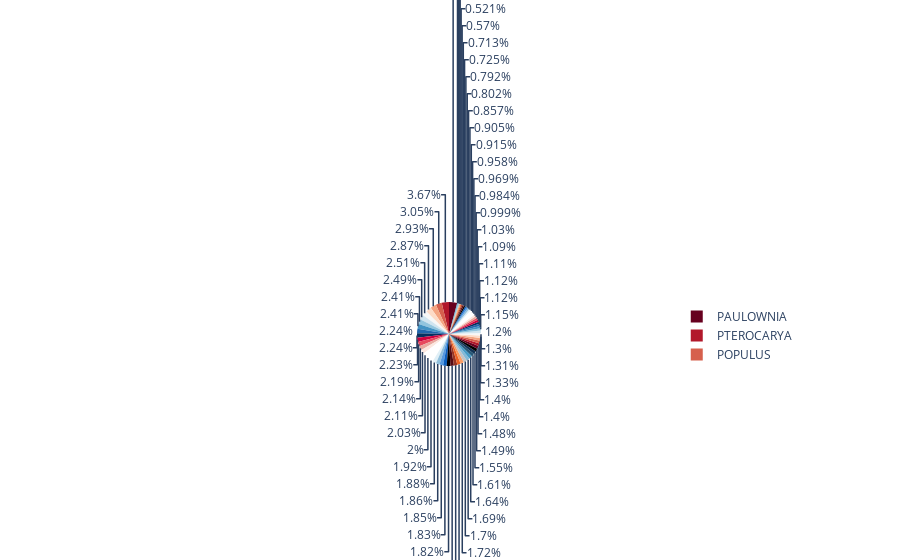

The notebook cell this image was saved under:
### Code cell
average_girth_fig = px.pie(df_average_girth, values='Stamm Umfang in cm', names='Gattung botanisch', 
             color_discrete_sequence=px.colors.sequential.RdBu)
#fig = plt.figure(figsize=(12,8))
average_girth_fig.show()

### Figure 1 — Plotly figure (JSON) as saved in the notebook; plotly's stock layout.template omitted (floating-point values rounded to 4 significant figures)
{"data": [{"domain": {"x": [0, 1], "y": [0, 1]}, "hovertemplate": "Gattung botanisch=%{label}<br>Stamm Umfang in cm=%{value}<extra></extra>", "labels": ["ACER", "AESCULUS", "AILANTHUS", "ALNUS", "AMELANCHIER", "Abies", "BETULA", "CARPINUS", "CASTANEA", "CATALPA", "CEDRUS", "CELTIS", "CERCIDIPHYLLUM", "CERCIS", "CHAMAECYPARIS", "CORYLUS", "CRATAEGUS", "ELAEAGNUS", "FAGUS", "FRAXINUS", "GINKGO", "GLEDITSIA", "GYMNOCLADUS", "HIPPOPHAE", "JUGLANS", "KOELREUTERIA", "LARIX", "LIQUIDAMBAR", "LIRIODENDRON", "MAGNOLIA", "MALUS", "MESPILUS", "METASEQUOIA", "MORUS", "NOTHOFAGUS", "NYSSA", "OSTRYA", "PARROTIA", "PAULOWNIA", "PHELLODENDRON", "PICEA", "PINUS", "PLATANUS", "POPULUS", "PRUNUS", "PSEUDOTSUGA", "PTEROCARYA", "PYRUS", "QUERCUS", "ROBINIA", "SALIX", "SEQUOIADENDRON", "SOPHORA", "SORBUS", "SYRINGA", "TAXUS", "TETRADIUM", "THUJA", "TILIA", "TOONA", "TSUGA", "ULMUS", "ZELKOVA"], "legendgroup": "", "name": "", "showlegend": true, "type": "pie", "values": [100.2, 130.9, 125.7, 68.39, 26.0, 89.51, 96.91, 62.46, 85.5, 88.36, 104.5, 67.73, 56.64, 29.72, 88.85, 69.43, 50.01, 98.12, 111.8, 77.27, 58.55, 77.62, 60.24, 50.57, 92.89, 51.33, 106.1, 41.87, 47.22, 37.81, 47.76, 25, 114.5, 94.83, 26.5, 16, 27.18, 44.7, 215.5, 89.76, 80.83, 110.0, 149.5, 159.1, 72.79, 129.9, 191.5, 41.32, 125.8, 116.9, 153.0, 117, 96.47, 57.71, 84.2, 91.97, 52.12, 73.02, 116.6, 58.33, 53.67, 95.25, 37.23]}], "layout": {"legend": {"tracegroupgap": 0}, "margin": {"t": 60}, "piecolorway": ["rgb(103,0,31)", "rgb(178,24,43)", "rgb(214,96,77)", "rgb(244,165,130)", "rgb(253,219,199)", "rgb(247,247,247)", "rgb(209,229,240)", "rgb(146,197,222)", "rgb(67,147,195)", "rgb(33,102,172)", "rgb(5,48,97)"]}}
